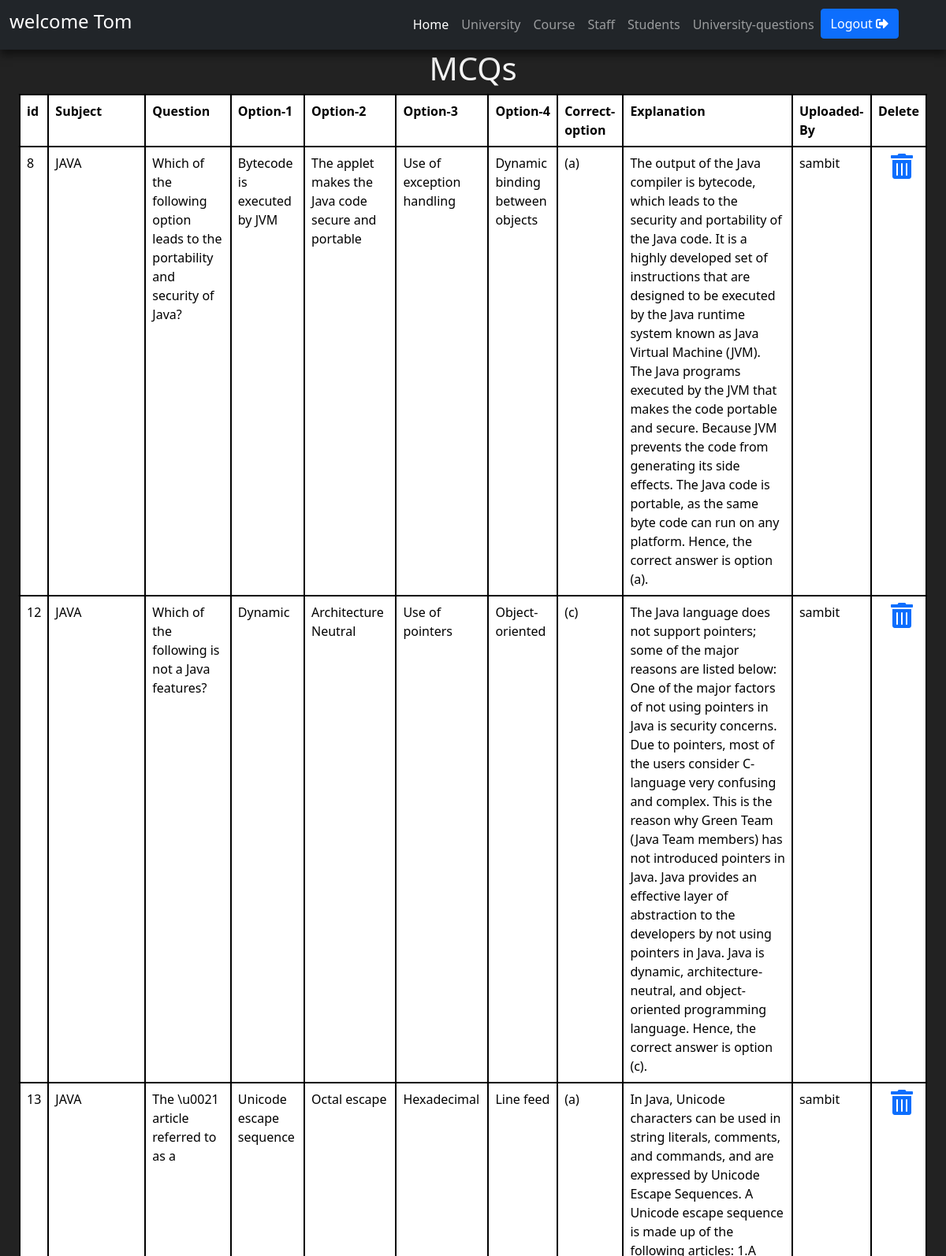
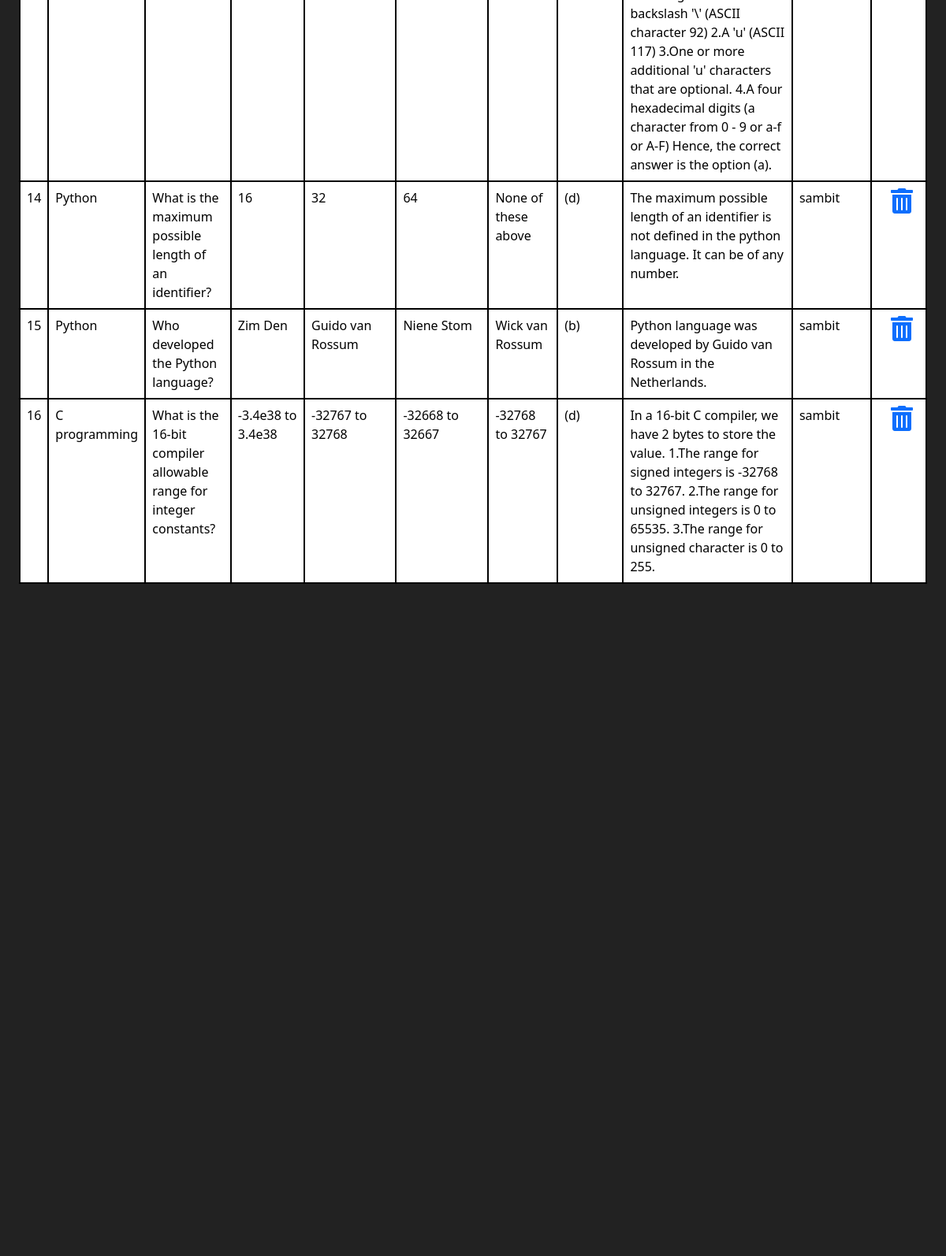
The app's page /mcq.php (signed in, upper part) with its own data (2 pictures, top to bottom).
### tables this page shows
CREATE TABLE `mcq_questions` (
  `q_id` int(11) NOT NULL,
  `subject` varchar(255) NOT NULL,
  `question` varchar(2555) NOT NULL,
  `op1` varchar(255) NOT NULL,
  `op2` varchar(255) NOT NULL,
  `op3` varchar(255) NOT NULL,
  `op4` varchar(255) NOT NULL,
  `correct_option` varchar(255) NOT NULL,
  `explanation` varchar(5000) NOT NULL,
  `uploaded_by` varchar(255) NOT NULL
);

### mcq.php (the view, shortened to what this page needs)
<!doctype html>
<html lang="en">
<?php
 if(isset($_SESSION['username']))
 {
?>
<head>
    <link href="https://cdn.jsdelivr.net/npm/bootstrap@5.0.0-beta2/dist/css/bootstrap.min.css" rel="stylesheet">
    <link rel="stylesheet" href="admin page.css">
    <link rel="stylesheet" href="https://cdnjs.cloudflare.com/ajax/libs/font-awesome/4.7.0/css/font-awesome.min.css">
    <link rel="stylesheet" href="https://cdn.jsdelivr.net/npm/bootstrap-icons@1.4.0/font/bootstrap-icons.css">
    <link rel="stylesheet" href="https://cdnjs.cloudflare.com/ajax/libs/font-awesome/5.15.2/css/all.min.css" />
    <link rel="stylesheet" href="footer.css">
</head>
<body>
    <header>
        <nav class="navbar sticky-top navbar-expand-lg navbar-dark bg-dark" id="nave">
            <div class="container-fluid">
                <a class="navbar-brand" href="#"><?php
             $user_email=$_SESSION['username'];
             echo "<h4> welcome $user_email </h4>";
            ?></a>
                <div class="collapse navbar-collapse" id="navbarSupportedContent">
                    <ul class="navbar-nav ms-auto me-5 mb-2 mb-lg-0">
                        <li class="nav-item">
                            <a class="nav-link active" aria-current="page" href="admin-page.php">Home</a>
                        </li>
                        <li class="nav-item">
                            <a class="nav-link" href="university.php">University</a>
                        </li>
                        <li class="nav-item">
                            <a class="nav-link" aria-current="page" href="courses.php">Course</a>
                        </li>
                        <li class="nav-item">
                            <a class="nav-link" href="staff.php">Staff</a>
                        </li>
                        <li class="nav-item">
                            <a class="nav-link" href="Student.php">Students</a>
                        </li>
                        <li class="nav-item">
                            <a class="nav-link" href="University-questions.php">University-questions</a>
                        </li>
                        <form action="" method="POST">
                        <button type="submit" name="logout" class="btn btn-primary">Logout  <i class="fa fa-sign-out-alt"></i></button>
                        </form>
                    </ul>
                </div>
            </div>
        </nav>
    </header>
    <div class="container-fluid" data-aos="fade-up">
        <div class="section-title">
            <h1>MCQs</h1>
        </div>
        <div class="container-fluid">
    <div class="table-responsive">
        <table class="table"  style="color: black;background-color: white; padding: 20px; border-radius: 5px;">
            <tr>
                <th style="border: 2px solid black;">id</th>
                <th style="border: 2px solid black;">Subject</th>
                <th style="border: 2px solid black;">Question</th>
                <th style="border: 2px solid black;">Option-1</th>
                <th style="border: 2px solid black;">Option-2</th>
                <th style="border: 2px solid black;">Option-3</th>
                <th style="border: 2px solid black;">Option-4</th>
                <th style="border: 2px solid black;">Correct-option</th>
                <th style="border: 2px solid black;">Explanation</th>
                <th style="border: 2px solid black;">Uploaded-By</th>
                <th style="border: 2px solid black;">Delete</th>
            </tr>
            <?php
$connect= new mysqli("localhost","root","","qbms");
$query="select * from mcq_questions";
$result=$connect->query($query);
if($result->num_rows>0){
while($row = $result->fetch_assoc()){
echo "<tr  style=\"border:2px solid black; height:5rem;\">";
echo "<td style=\"border:2px solid black;\">".$row['q_id']."</td>";
echo "<td style=\"border:2px solid black;\">".$row['subject']."</td>";
echo "<td style=\"border:2px solid black;\">".$row['question']."</td>";
echo "<td style=\"border:2px solid black;\">".$row['op1']."</td>";
echo "<td style=\"border:2px solid black;\">".$row['op2']."</td>";
echo "<td style=\"border:2px solid black;\">".$row['op3']."</td>";
echo "<td style=\"border:2px solid black;\">".$row['op4']."</td>";
echo "<td style=\"border:2px solid black;\">".$row['correct_option']."</td>";
echo "<td style=\"border:2px solid black;\">".$row['explanation']."</td>";
echo "<td style=\"border:2px solid black;\">".$row['uploaded_by']."</td>";
echo "<td style=\"border:2px solid black;\" class=\"ps-4\">"."<a href=\"delete-mcq-question.php?delete=$row[q_id]\">"."<i class=\"fa fa-trash-alt fa-2x\"></i>"."</a>"."</td>";
echo "</tr>";
}
}else{
echo "There's no data in the table";
}
?>
        </table>
    </div>
</div>
</div>
        <br><br><br><br><br>
    <br><br><br><br><br><br><br><br><br><br><br><br><br><br><br><br><br><br><br><br><br><br><br><br><br><br><br><br><br><br>
</body>
</html>
<?php   }else{
    header("location:admin_login.php");}?>

### admin page.css (style rules this page uses)
body { background-color: #222; color: white; }
.section-title { text-align: center; text-shadow: black; color: whitesmoke; }

### records on screen
mcq_questions: q_id "8", subject "JAVA", question "Which of the following option leads to the portability and security of Java?", op1 "Bytecode is executed by JVM", op2 "The applet makes the Java code secure and portable", op3 "Use of exception handling", op4 "Dynamic binding between objects", correct_option "(a)", explanation "The output of the Java compiler is bytecode, which leads to the security and portability of the Java code. It is a highly developed set of instructions that are designed to be executed by the Java runtime system known as Java Virtual Machine (JVM). The Java programs executed by the JVM that makes the code portable and secure. Because JVM prevents the code from generating its side effects. The Java code is portable, as the same byte code can run on any platform. Hence, the correct answer is option (a).", uploaded_by "sambit"
mcq_questions: q_id "12", subject "JAVA", question "Which of the following is not a Java features?", op1 "Dynamic", op2 "Architecture Neutral", op3 "Use of pointers", op4 "Object-oriented", correct_option "(c)", explanation "The Java language does not support pointers; some of the major reasons are listed below: One of the major factors of not using pointers in Java is security concerns. Due to pointers, most of the users consider C-language very confusing and complex. This is the reason why Green Team (Java Team members) has not introduced pointers in Java. Java provides an effective layer of abstraction to the developers by not using pointers in Java. Java is dynamic, architecture-neutral, and object-oriented programming language. Hence, the correct answer is option (c).", uploaded_by "sambit"
mcq_questions: q_id "13", subject "JAVA", question "The \\u0021 article referred to as a", op1 "Unicode escape sequence", op2 "Octal escape", op3 "Hexadecimal", op4 "Line feed", correct_option "(a)", explanation "In Java, Unicode characters can be used in string literals, comments, and commands, and are expressed by Unicode Escape Sequences. A Unicode escape sequence is made up of the following articles: 1.A backslash '\\' (ASCII character 92) 2.A 'u' (ASCII 117) 3.One or more additional 'u' characters that are optional. 4.A four hexadecimal digits (a character from 0 - 9 or a-f or A-F) Hence, the correct answer is the option (a).", uploaded_by "sambit"
mcq_questions: q_id "14", subject "Python", question "What is the maximum possible length of an identifier?", op1 "16", op2 "32", op3 "64", op4 "None of these above", correct_option "(d)", explanation "The maximum possible length of an identifier is not defined in the python language. It can be of any number.", uploaded_by "sambit"
mcq_questions: q_id "15", subject "Python", question "Who developed the Python language?", op1 "Zim Den", op2 "Guido van Rossum", op3 "Niene Stom", op4 "Wick van Rossum", correct_option "(b)", explanation "Python language was developed by Guido van Rossum in the Netherlands.", uploaded_by "sambit"
mcq_questions: q_id "16", subject "C programming", question "What is the 16-bit compiler allowable range for integer constants?", op1 "-3.4e38 to 3.4e38", op2 "-32767 to 32768", op3 "-32668 to 32667", op4 "-32768 to 32767", correct_option "(d)", explanation "In a 16-bit C compiler, we have 2 bytes to store the value. 1.The range for signed integers is -32768 to 32767. 2.The range for unsigned integers is 0 to 65535. 3.The range for unsigned character is 0 to 255.", uploaded_by "sambit"

### other values on screen
$user_email "Tom"
